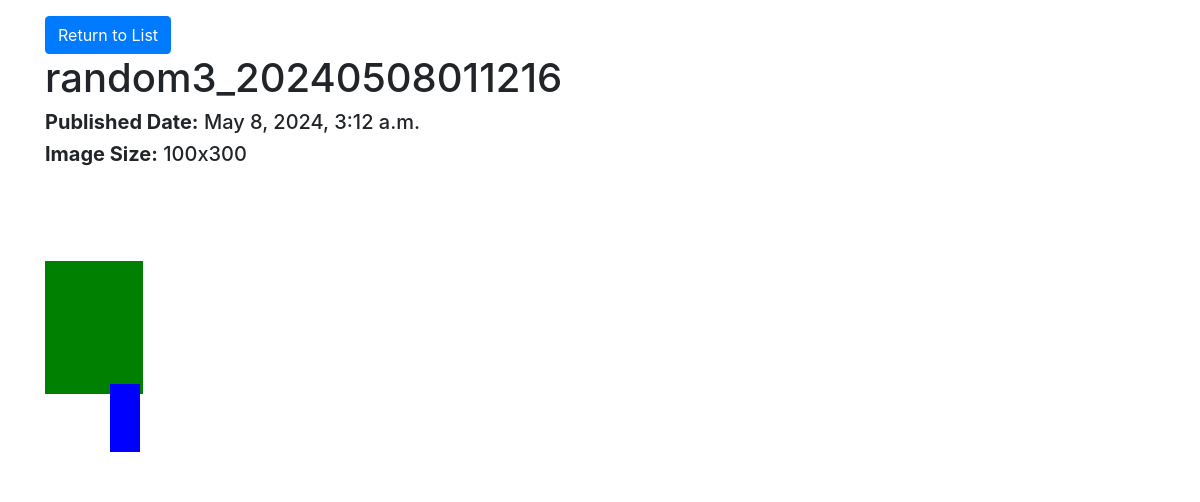
Screenshot of /images/view/4/ with the database file from the repository.
### images/models.py (models this page shows, shortened)
class Image(models.Model):
    image_title = models.CharField(max_length=100)
    pub_date = models.DateTimeField('date published')
    width = models.IntegerField(default=100)
    height = models.IntegerField(default=100)
    editors = models.ManyToManyField(User, blank=True)
    tags = models.ManyToManyField(ImageTag, blank=True)
    description = models.CharField(max_length=2000, default='', blank=True)

### images/views.py (the view)
# urls.py: path('view/<int:image_id>/', views.view_image, name='detail'),
def view_image(request, image_id):
    image = get_object_or_404(Image, pk=image_id)
    rectangles = Rectangle.objects.filter(image=image).order_by('time_added')
    context = {'image': image, 'rectangles': rectangles}
    template = loader.get_template('images/view_image.html')
    if request.user.is_superuser or request.user in image.editors.all():
        template = loader.get_template('images/edit_image.html')
    return HttpResponse(template.render(context, request))

### images/templates/images/view_image.html (shortened to what this page needs)
<!DOCTYPE html>
<html>
<head>
    <link rel="stylesheet" href="https://stackpath.bootstrapcdn.com/bootstrap/4.5.2/css/bootstrap.min.css">
</head>
<body>
    <div class="container">
        <a href="/images" class="btn btn-primary mt-3">Return to List</a>
        <h1>{{ image.image_title }}</h1>
        <h5><b>Published Date:</b> {{ image.pub_date }}</h5>
        <h5><b>Image Size:</b> {{ image.width }}x{{ image.height }}</h5>
        <svg width="{{image.width}}" height="{{image.height}}" viewBox="0 0 {{image.width}} {{image.height}}" version="1.1" xmlns="http://www.w3.org/2000/svg">
            {% for r in rectangles %}
                <rect x="{{r.x_pos}}" y="{{r.y_pos}}" width="{{r.width}}" height="{{r.height}}" fill="{{r.fill_color}}"></rect>
            {% endfor %}
        </svg>
    </div>
</body>
</html>

### rows the page displays
Image: image_title "random3_20240508011216", pub_date "May 8, 2024, 3:12 a.m.", width "100", height "300"
